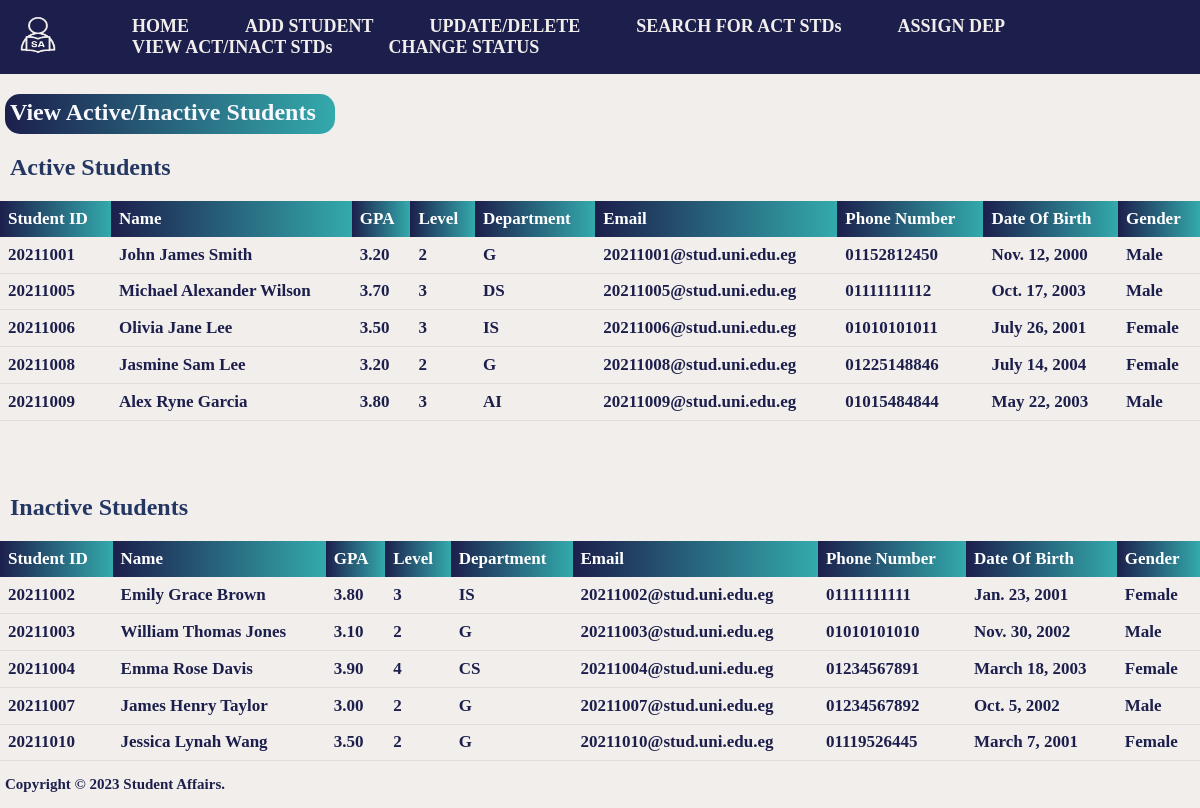
The app's page /Studentaffairs/HomePage/ViewActInact/, older data.
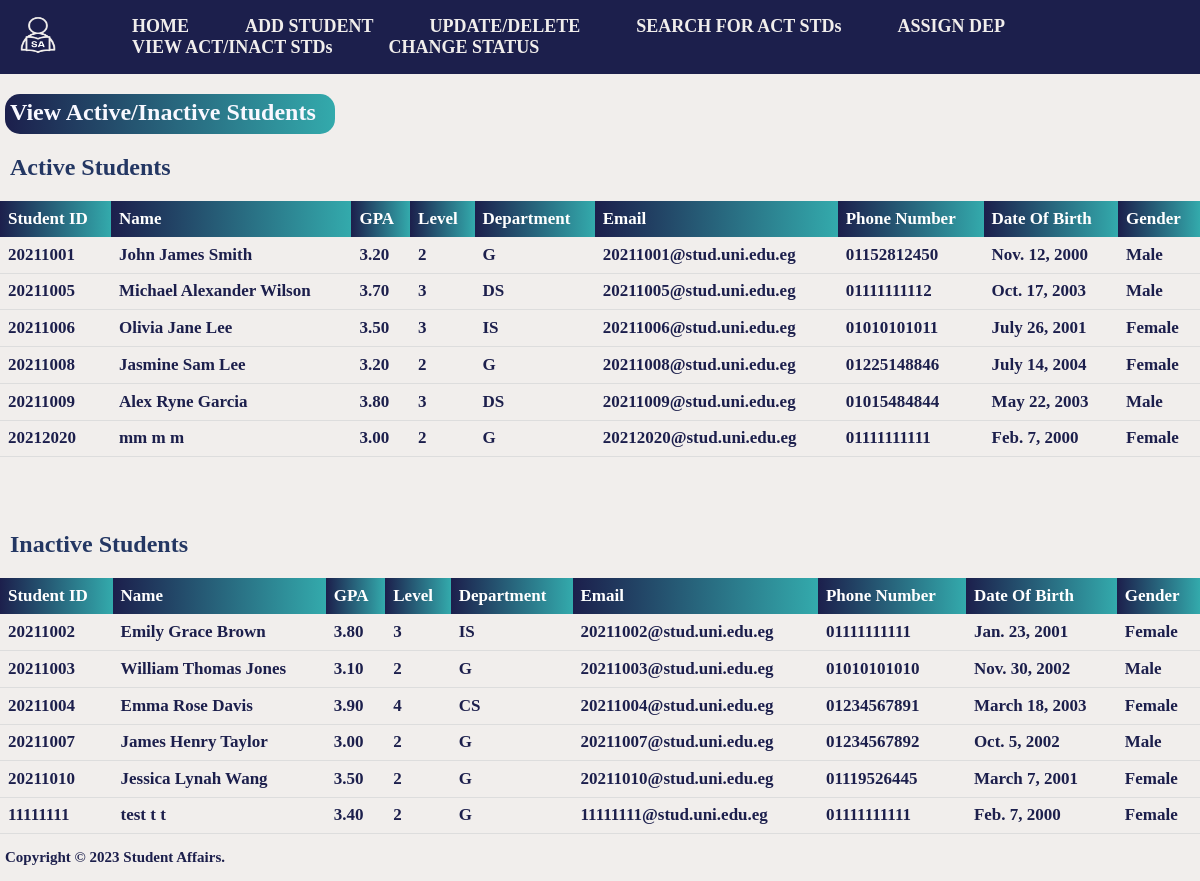
The same page, newer data.
### shared_app/models.py (models this page shows)
class Student(models.Model):
    student_id = models.CharField(primary_key=True, max_length=8)
    name = models.CharField(max_length=30)
    gpa = models.DecimalField(max_digits=3, decimal_places=2)
    level = models.IntegerField()
    status = models.CharField(max_length=8)
    department = models.CharField(max_length=2)
    email = models.EmailField()
    phone_number = models.CharField(max_length=11)
    dob = models.DateField()
    gender = models.CharField(max_length = 6)

### view_in_active/views.py (the view)
# urls.py: path('',  views.viewin_active, name='viewin_active'),
def viewin_active(request):
    students = Student.objects.all().values()
    template = loader.get_template('View_Act_Inact.html')
    context = {
        'students': students,
    }
    return HttpResponse(template.render(context, request))

### view_in_active/templates/View_Act_Inact.html (shortened to what this page needs)
{% load static %}
<!DOCTYPE html>
<html>
    <head>
        <link rel = "stylesheet" href = "{% static 'css/NavBar&BG.css' %}">
        <link rel = "stylesheet" href = "{% static 'css/View_Act_Inact.css' %}">
    </head>
    <body>
    <nav>
        <div>
            <div><a href="{% url 'homepage:homepage' %}"><img class="logo" src="{% static 'Logo.png' %}"></a></div>
        </div>
        <ul>
            <li><a href="{% url 'homepage:homepage' %}">HOME</a></li>
            <li><a href="{% url 'add:add' %}">ADD STUDENT</a></li>
            <li><a href="{% url 'update_delete:updatedelete' %}">UPDATE/DELETE</a></li>
            <li><a href="{% url 'searchactive:search' %}">SEARCH FOR ACT STDs</a></li>
            <li><a href="{% url 'assigndep:assigndep' %}">ASSIGN DEP</a></li>
            <li><a href="{% url 'view_in_active:viewin_active' %}">VIEW ACT/INACT STDs</a></li>
            <li><a href="{% url 'changestatus:changestatus' %}">CHANGE STATUS</a></li>
        </ul>
    </nav>
    <h2 class="header">View Active/Inactive Students</h2>
    <h2>Active Students</h2>
        <table class="Activetable">
            <thead>
                <tr>
                    <th>Student ID</th>
                    <th>Name</th>
                    <th>GPA</th>
                    <th>Level</th>
                    <th>Department</th>
                    <th>Email</th>
                    <th>Phone Number</th>
                    <th>Date Of Birth</th>
                    <th>Gender</th>
                </tr>
            </thead>
            <tbody class="active">
                {% for x in students %}
                    <tr>
                        {% if x.status == 'Active' %}
                            <td>{{x.student_id}}</td>
                            <td>{{x.name}}</td>
                            <td>{{x.gpa}}</td>
                            <td>{{x.level}}</td>
                            <td>{{x.department}}</td>
                            <td>{{x.email}}</td>
                            <td>{{x.phone_number}}</td>
                            <td>{{x.dob}}</td>
                            <td>{{x.gender}}</td>
                        {% endif %}
                    </tr>
                {% endfor %}
            </tbody>
        </table>
        <br><br><br>
        <h2>Inactive Students</h2>
        <table class = "Inactivetable">
            <thead>
                <tr>
                    <th>Student ID</th>
                    <th>Name</th>
                    <th>GPA</th>
                    <th>Level</th>
                    <th>Department</th>
                    <th>Email</th>
                    <th>Phone Number</th>
                    <th>Date Of Birth</th>
                    <th>Gender</th>
                </tr>
            </thead>
            <tbody class="inActive">
                {% for x in students %}
                    <tr>
                        {% if x.status == 'Inactive' %}
                            <td>{{x.student_id}}</td>
                            <td>{{x.name}}</td>
                            <td>{{x.gpa}}</td>
                            <td>{{x.level}}</td>
                            <td>{{x.department}}</td>
                            <td>{{x.email}}</td>
                            <td>{{x.phone_number}}</td>
                            <td>{{x.dob}}</td>
                            <td>{{x.gender}}</td>
                        {% endif %}
                    </tr>
                {% endfor %}
            </tbody>
        </table>
    </body>
    <footer>
        <p class = "copyright">Copyright &copy; 2023  Student Affairs.</p>
    </footer>
</html>

Row changes from the older to the newer data that the page shows:
changed Student "Alex Ryne Garcia": department "AI" → "DS"
added Student: student_id "20212020", name "mm m m", gpa "3.00", level "2", department "G", email "20212020@stud.uni.edu.eg", phone_number "01111111111", dob "Feb. 7, 2000", gender "Female", shown under "Active Students"
added Student: student_id "11111111", name "test t t", gpa "3.40", level "2", department "G", email "11111111@stud.uni.edu.eg", phone_number "01111111111", dob "Feb. 7, 2000", gender "Female", shown under "Inactive Students"
